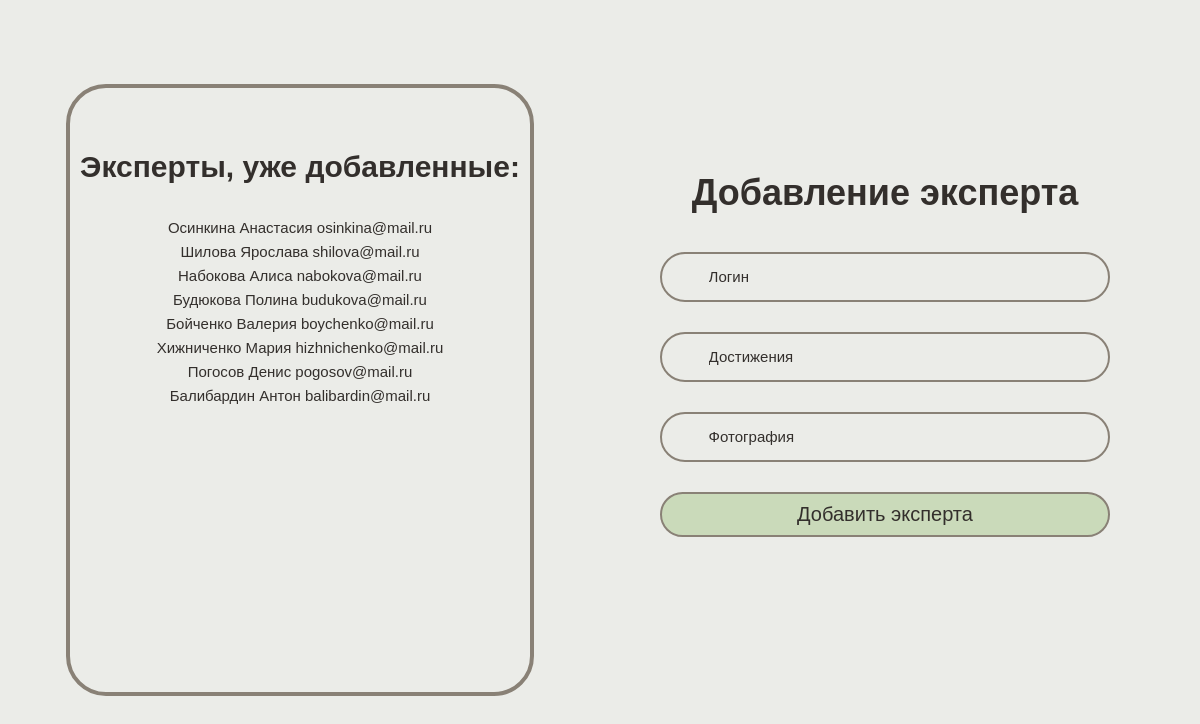
Page /opd2.com/links/lk_links/lk_admin/add_expert.php on the committed database.
### tables this page shows
CREATE TABLE `user` (
  `id` int(11) NOT NULL,
  `name` text NOT NULL,
  `achievements` text NOT NULL,
  `flag` char(1) NOT NULL,
  `photo` text DEFAULT NULL,
  `login` char(50) NOT NULL,
  `password` text NOT NULL,
  `yearofbirth` int(4) DEFAULT NULL,
  `gender` char(1) DEFAULT NULL
);

### opd2.com/links/lk_links/lk_admin/add_expert.php (the view, shortened to what this page needs)
<!DOCTYPE html>
<html lang="ru">
<head>
    <link rel="stylesheet" href="../../../assets/css/lk_css/lk_adm_css/add_expert.css">
</head>
<?php
$id = $_GET['id'];
require_once("../../connection.php");
?>
<body>
    <div class="container">
        <div class="main">
            <div class="main__left">
               <div class="text">
                    <h2>Эксперты, уже добавленные:</h2>
                    <div class="spis__prof"> <p>
                    <?php
                    $result = $con -> query("SELECT * FROM user WHERE flag='e'");
                    if ($result != false){
                        while ($row = $result->fetch_assoc()){
                            echo $row['name'].' '.$row['login']."</br>";
                        }
                    }?>
                    </p>
                    </div>
                </div>
            </div>
            <div class="main__right">
                <div class="wrapper">
                <form action="add_expert.php?id=<?php echo $id; ?>" id="addform" method="post" name="addform">
                <h1>Добавление эксперта</h1>
                    <div class="input__box">
                        <input type="text" id='name' name='name' placeholder="Логин" required>
                    </div>
                    <div class="input__box">
                        <input type="text" id='description' name='description' placeholder="Достижения" required>
                    </div>
                    <div class="input__box">
                        <input type="text" id='photo' name='photo' placeholder="Фотография" required>
                    </div>
                    <button type="submit" id='add' name='add' class="btn">Добавить эксперта</button>
                </form>
                </div>
            </div>
        </div>
    </div>
</body>
</html>

### opd2.com/assets/css/lk_css/lk_adm_css/add_expert.css (style rules this page uses)
body { margin: 0 0px; font-family: "Source Sans Variable", sans-serif; font-size: 15px; line-height: 1.6; color: #332F2C; background-color: #EBECE8; }
*, * before, after { box-sizing: border-box; }
.container { padding-top: 50px; width: 100%; max-width: 1600px; }
h1 { font-size: 36px; text-align: center; color: #332F2C; font-family: "Source Sans Variable", sans-serif; }
.main { display: flex; justify-content: space-between; }
.main__left { width: 50%; text-align: center; min-height: 680px; display: grid; place-items: center; }
.input__box { position: relative; width: 100%; height: 50px; margin: 30px 0; border: none; outline: none; border-radius: 40px; border: 2px solid #898176; background-color: #EBECE8; }
.input__box input { width: 90%; height: 100%; background: transparent; font-size: 15px; margin-left: 15px; border: none; outline: none; font-family: "Source Sans Variable", sans-serif; color: #332F2C; }
.input__box input::placeholder { color:#332F2C; font-size: 15px; }
.wrapper { padding-top: 90px; max-width: 450px; margin: auto 0px; }
.wrapper .btn { width: 100%; height: 45px; border: none; outline: none; border-radius: 40px; cursor: pointer; font-size: 20px; font-weight: 500; color:#332F2C; border: 2px solid #898176; font-family: "Source Sans Variable", sans-serif; background-color: #CADABA; }
.text { max-width: 500px; min-height: 500px; border: 4px solid #898176; border-radius: 40px; padding-top: 30px; height: 90%; font-size: 20px; font-weight: 30; }
.text h2 { font-size: 30px; text-align: center; padding: 0 10px; }
.spis__prof p { margin: 0px 0px; font-size: 15px; }
.main__right { width: 45%; text-align: right; }

### rows in the picture
user: name "Осинкина Анастасия", login "osinkina@mail.ru"
user: name "Шилова Ярослава", login "shilova@mail.ru"
user: name "Набокова Алиса", login "nabokova@mail.ru"
user: name "Будюкова Полина", login "budukova@mail.ru"
user: name "Бойченко Валерия", login "boychenko@mail.ru"
user: name "Хижниченко Мария", login "hizhnichenko@mail.ru"
user: name "Погосов Денис", login "pogosov@mail.ru"
user: name "Балибардин Антон", login "balibardin@mail.ru"
